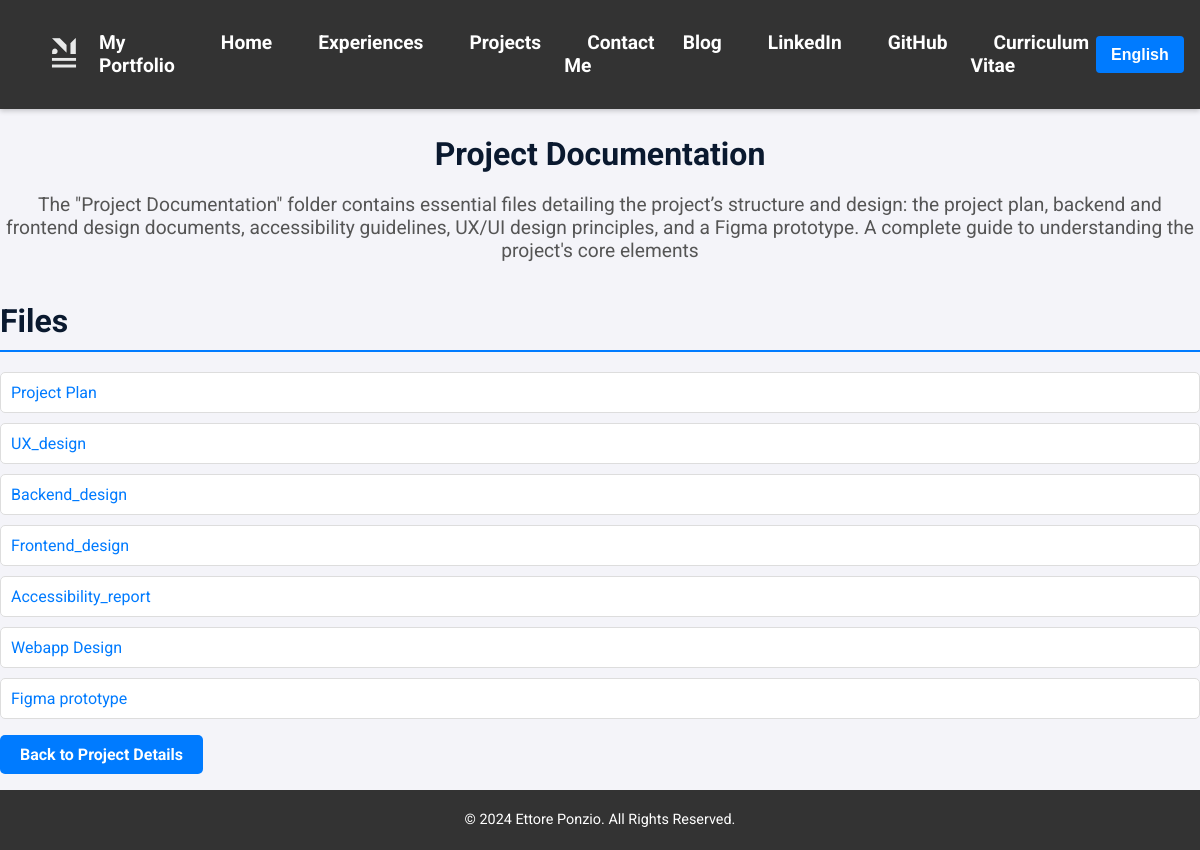
/en/folders/4/, run on the app's committed database.
### portfolio/models.py (models this page shows, shortened)
class Folder(models.Model):
    project = models.ForeignKey(
        'Project',
        related_name='folders',
        on_delete=models.CASCADE,
        help_text=_("The project to which this folder belongs."),
        verbose_name=_("Project")
    )
    name_en = models.CharField(
        max_length=100,
        help_text=_("Name of the folder in English, e.g., 'Documentation'."),
        verbose_name=_("Name (EN)")
    )
    name_it = models.CharField(
        max_length=100,
        help_text=_("Name of the folder in Italian, e.g., 'Documentazione'."),
        verbose_name=_("Name (IT)")
    )
    description_en = models.TextField(
        help_text=_("Detailed description of the folder in English."),
        verbose_name=_("Description (EN)"),
        blank=True,
        null=True
    )
    description_it = models.TextField(
        help_text=_("Detailed description of the folder in Italian."),
        verbose_name=_("Description (IT)"),
        blank=True,
        null=True
    )
    class Meta:
        verbose_name = _("Folder")
        verbose_name_plural = _("Folders")

class File(models.Model):
    folder = models.ForeignKey(
        Folder,
        related_name='files',
        on_delete=models.CASCADE,
        help_text=_("The folder to which this file belongs."),
        verbose_name=_("Folder")
    )
    name_en = models.CharField(
        max_length=100,
        help_text=_("Name of the file in English, e.g., 'Project_Plan.pdf'."),
        verbose_name=_("Name (EN)")
    )
    name_it = models.CharField(
        max_length=100,
        help_text=_("Name of the file in Italian, e.g., 'Piano_Progetto.pdf'."),
        verbose_name=_("Name (IT)")
    )
    file_url = models.URLField(
        max_length=500,
        help_text=_("URL to the file hosted on Cloud."),
        verbose_name=_("file Link")
    )
    is_private = models.BooleanField(
        default=False,
        help_text=_("Flag to indicate if the file is private."),
        verbose_name=_("Is Private")
    )
    class Meta:
        verbose_name = _("File")
        verbose_name_plural = _("Files")

### portfolio/views.py (the view)
# urls.py: path('folders/<int:pk>/', views.FolderDetailView.as_view(), name='folder_detail'),
class FolderDetailView(DetailView):
    model = Folder
    template_name = 'portfolio/folder_detail.html'
    context_object_name = 'folder'
    def get_context_data(self, **kwargs):
        context = super().get_context_data(**kwargs)
        user_language = get_language()
        folder = context['folder']
        folder.display_name = (
            folder.name_it if user_language == 'it' else folder.name_en
        )
        folder.display_description = (
            folder.description_it if user_language == 'it' else folder.description_en
        )
        files = self.object.files.all()
        for file in files:
            file.display_name = file.name_it if user_language == 'it' else file.name_en
            file.display_url = file.file_url
        context['files'] = files
        context['folder'] = folder
        return context

### portfolio/templates/portfolio/folder_detail.html (shortened to what this page needs)
{% extends 'portfolio/base.html' %}
{% load static %}
{% load i18n %}
{% block styles %}
    <link rel="stylesheet" href="{% static 'portfolio/css/folder_detail.css' %}">
{% endblock %}
{% block content %}
<article class="folder-detail-page">
    <header>
        <h1 class="folder-title">{{ folder.display_name }}</h1>
        {% if folder.display_description %}
            <p class="folder-description">{{ folder.display_description }}</p>
        {% endif %}
    </header>
    <section class="files-section" aria-labelledby="files-heading">
        <h2 id="files-heading" class="section-heading">{% trans "Files" %}</h2>
        {% if files %}
            <ul class="files-list">
                {% for file in files %}
                    <li class="file-item">
                        <a href="{{ file.display_url }}" target="_blank" rel="noopener noreferrer">{{ file.display_name }}</a>
                    </li>
                {% endfor %}
            </ul>
        {% else %}
            <p>{% trans "No files available in this folder." %}</p>
        {% endif %}
    </section>
    <p><a href="{% url 'portfolio:project_detail' folder.project.id %}" class="btn-detail">{% trans "Back to Project Details" %}</a></p>
</article>
{% endblock %}

### portfolio/static/portfolio/css/folder_detail.css (style rules this page uses)
:root { --primary-color: #007bff; --primary-color-dark: #0056b3; --secondary-color: #0A192F; --background-color: #f4f4f9; --text-color: #0A192F; --light-text-color: #555; --border-color: #ddd; --white-color: #ffffff; --box-shadow: 0 4px 6px rgba(0, 0, 0, 0.1); }
body { font-family: 'Roboto', sans-serif; color: var(--text-color); background-color: var(--background-color); margin: 0; padding: 0; }
.folder-title { text-align: center; font-size: 2rem; font-weight: bold; margin-bottom: 10px; color: var(--secondary-color); }
.folder-description { text-align: center; font-size: 1.2rem; margin-bottom: 30px; color: var(--light-text-color); }
.section-heading { font-size: 2rem; margin-top: 40px; margin-bottom: 20px; color: var(--secondary-color); border-bottom: 2px solid var(--primary-color); padding-bottom: 10px; }
.files-section { margin-top: 20px; }
.files-list { list-style: none; padding: 0; margin: 0; }
.file-item { margin-bottom: 10px; padding: 10px; border: 1px solid var(--border-color); border-radius: 5px; background-color: var(--white-color); }
.file-item a { color: var(--primary-color); text-decoration: none; font-size: 1rem; }
.btn-detail { display: inline-block; padding: 10px 20px; background-color: var(--primary-color); color: var(--white-color); border: none; border-radius: 5px; text-decoration: none; font-weight: bold; text-align: center; transition: background-color 0.3s ease; cursor: pointer; }

### data on the page
Folder: display_name "Project Documentation", display_description "The \"Project Documentation\" folder contains essential files detailing the project’s structure and design: the project plan, backend and frontend design documents, accessibility guidelines, UX/UI design principles, and a Figma prototype. A complete guide to understanding the project's core elements"
File: display_name "Project Plan"
File: display_name "UX_design"
File: display_name "Backend_design"
File: display_name "Frontend_design"
File: display_name "Accessibility_report"
File: display_name "Webapp Design"
File: display_name "Figma prototype"

### other printed values
form field language "English"
